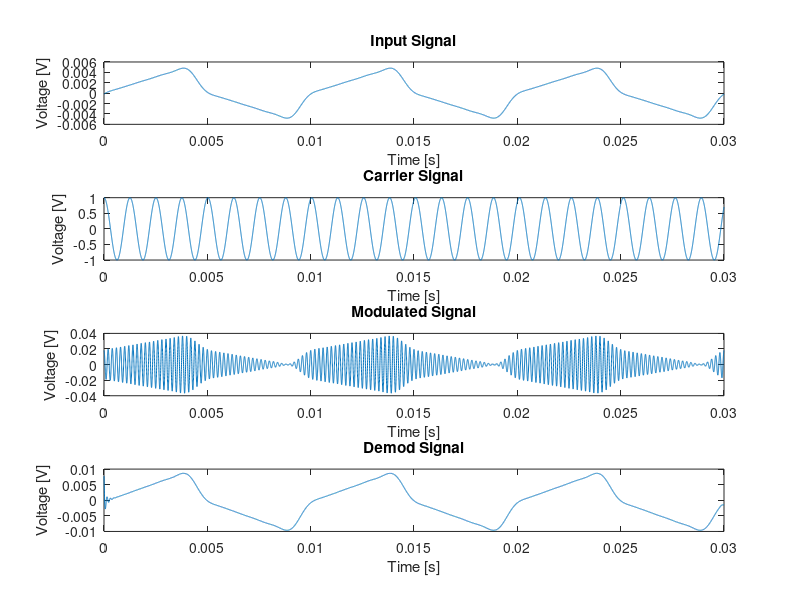
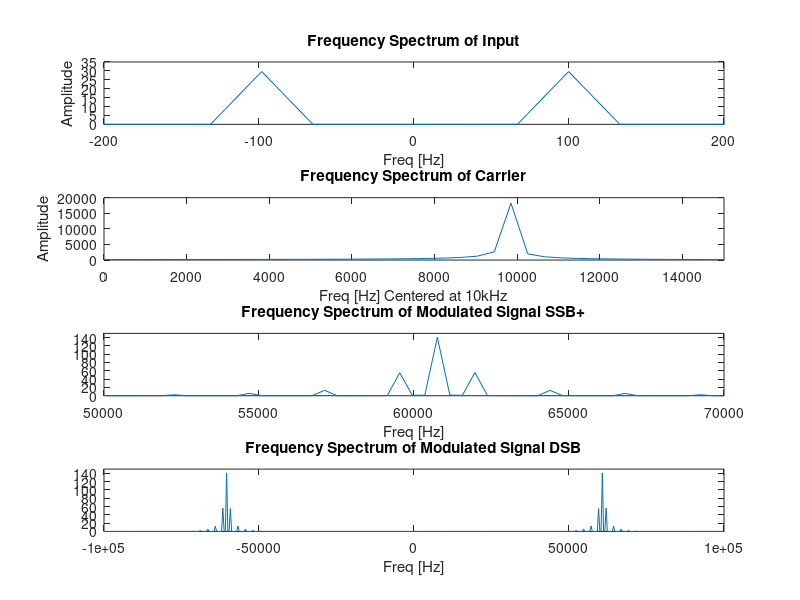

Write MATLAB code to recreate these figures, in order.
%Author: Thomas Mindenhall 
%May 2 2018 
%Metropolitan State University of Denver
%Electrial Engineering Technology Dept.

clear;
clc;
load data.mat;      %Our Orginal Signal imported

%PARAMTERS
fs = 10000;                                     % sample size
f = 1/T0;                                       % signal frequency
fc = 5*10^3;                                    % carrier frequency
wc = 2*pi*fc;                                   % carrier rad freqency


%MODULATION
%for signal conditioning
source = Final +.005;                           %data signal with dc off
Ac = 2.5;                                       % carrier amplitude
m =.5;
carrier = Ac*(cos(wc*t));                       % carrier signal
carrier_freq = Ac*cos(fc.*t);
data = source;                                  % source signal
modsig = (1+m)*data.*carrier;                   % modulated signal



%DEMODDING
modsig_2 = modsig.*carrier;                     %mod^2
Wn = fc/(20*fs);                                %weight
[b,a] = butter(10,Wn,'low');                    %demod
resig = (filtfilt(b,a,modsig_2)-.025)/Ac;       %lowpass filter

%For FFT
freq_y = fftshift(fft(Final));
freq_carrier = fftshift(fft(carrier_freq));
freq_mod = fftshift(fft(modsig));
freqy = [-33*7500:33.0001:33*7500];
freqfix = [-404*7500:404.02:404*7500];

%PLOTTING OUR RESULTS
figure(1)
subplot(4,1,1);
plot(t,Final);
title('Input Signal')
xlabel('Time [s]')
ylabel('Voltage [V]')

subplot(4,1,2);
plot(t,cos(fc.*t));
title('Carrier Signal')
xlabel('Time [s]')
ylabel('Voltage [V]')

subplot(4,1,3);
plot(t,modsig);
title('Modulated Signal')
xlabel('Time [s]')
ylabel('Voltage [V]')

subplot(4,1,4);
plot(t,resig);
title('Demod Signal')
xlabel('Time [s]')
ylabel('Voltage [V]')

figure(2)
subplot(4,1,1)
plot(freqy,abs(freq_y));
axis([-.2e3 .2e3 0 35])
title('Frequency Spectrum of Input')
xlabel('Freq [Hz]')
ylabel('Amplitude')

subplot(4,1,2)
plot(freqfix,abs(freq_carrier));
axis([0 15000 0 20000]);
title('Frequency Spectrum of Carrier');
xlabel('Freq [Hz] Centered at 10kHz');
ylabel('Amplitude');
%title();

subplot(4,1,3)
plot(freqfix,abs(freq_mod));
axis([50000 70000 0 150]);
title('Frequency Spectrum of Modulated Signal SSB+');
xlabel('Freq [Hz]');

subplot(4,1,4)
plot(freqfix,abs(freq_mod));
title('Frequency Spectrum of Modulated Signal DSB')
axis([-1e5 1e5 0 150]);
xlabel('Freq [Hz]');
